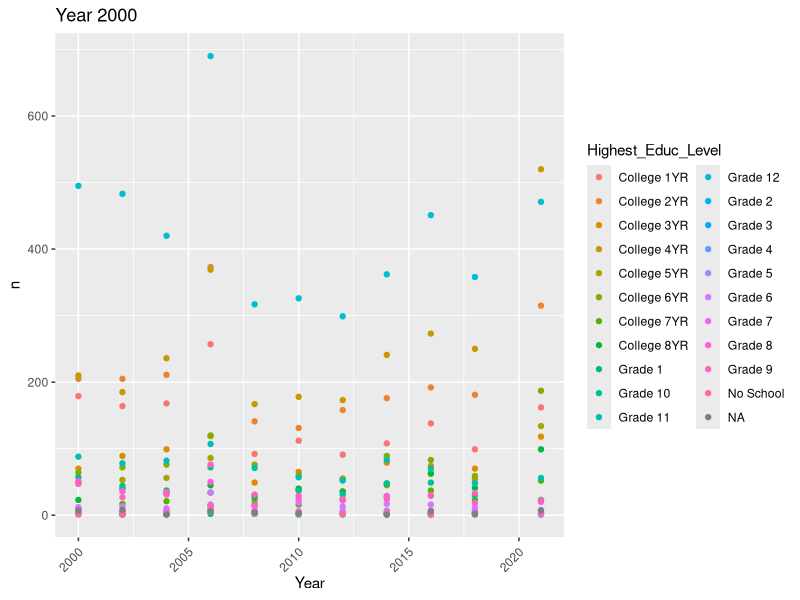
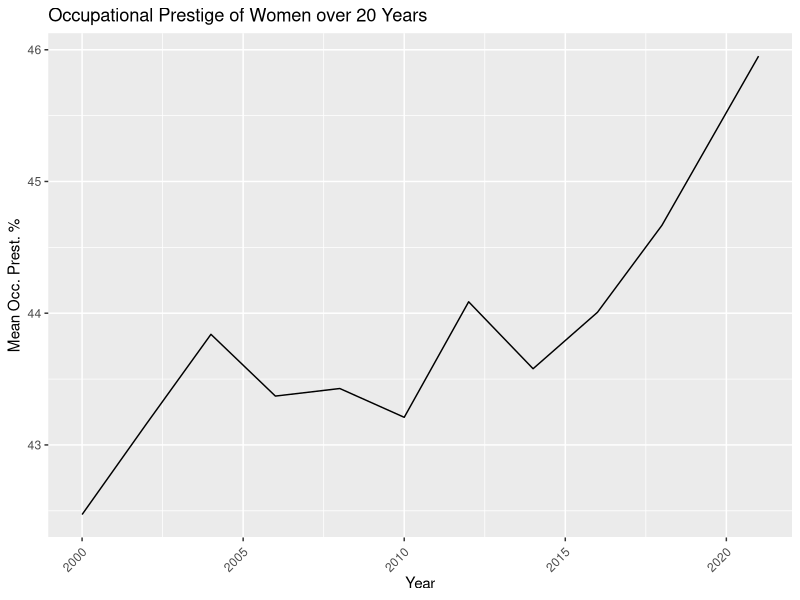
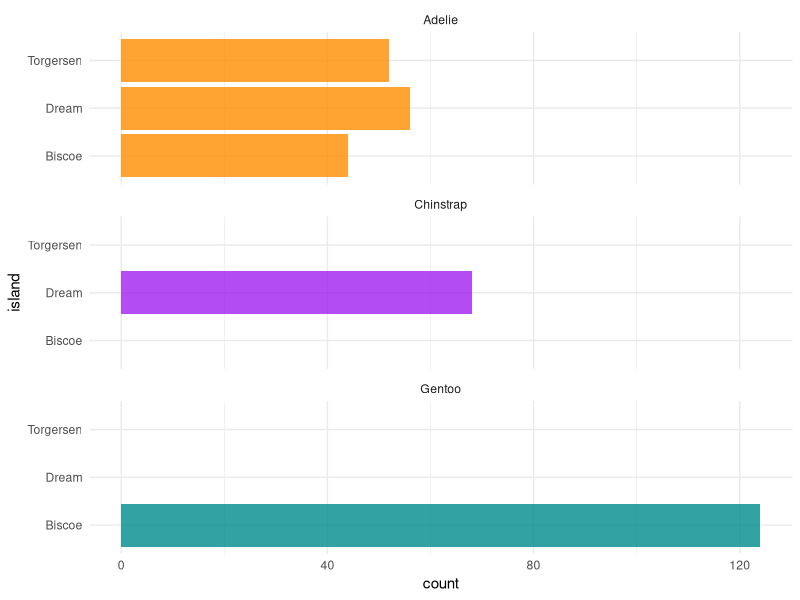
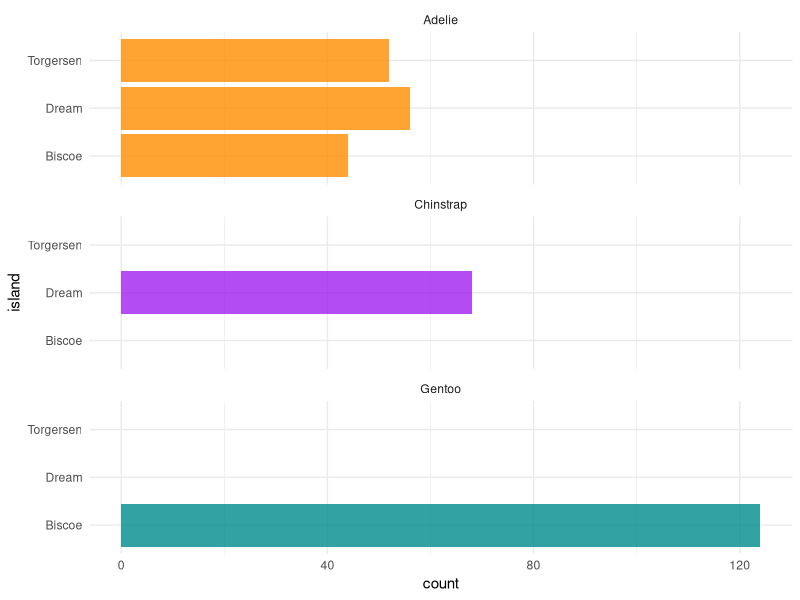

These charts were generated, in order, by the following R code:
## ---- chunk 1
#| include: false
#| warning: false
#| message: false

#### Initialize quarto workspace by reading csv's ####
library(tidyverse)
library(here)

gss2000_cleaned <- read.csv(here::here("outputs/data/gss2000_cleaned.csv"))
gss2002_cleaned <- read.csv(here::here("outputs/data/gss2002_cleaned.csv"))
gss2004_cleaned <- read.csv(here::here("outputs/data/gss2004_cleaned.csv"))
gss2006_cleaned <- read.csv(here::here("outputs/data/gss2006_cleaned.csv"))
gss2008_cleaned <- read.csv(here::here("outputs/data/gss2008_cleaned.csv"))
gss2010_cleaned <- read.csv(here::here("outputs/data/gss2010_cleaned.csv"))
gss2012_cleaned <- read.csv(here::here("outputs/data/gss2012_cleaned.csv"))
gss2014_cleaned <- read.csv(here::here("outputs/data/gss2014_cleaned.csv"))
gss2016_cleaned <- read.csv(here::here("outputs/data/gss2016_cleaned.csv"))
gss2018_cleaned <- read.csv(here::here("outputs/data/gss2018_cleaned.csv"))
gss2021_cleaned <- read.csv(here::here("outputs/data/gss2021_cleaned.csv"))

merged_gss <- read.csv(here::here("outputs/data/merged_gss.csv"))

## ---- chunk 2
library(tidyverse) 

## kind of an ugly graph buuuut yea ##

merged_gss |> group_by(Year) |> count(Highest_Educ_Level) |>
  ggplot(aes(x = Year, y = n, color = Highest_Educ_Level)) +
  geom_point() +
  theme(axis.text.x = element_text(angle = 45, vjust = 0.9, hjust=1)) +
  labs(
    title = "Year 2000"
  ) 

## ---- chunk 3
library(tidyverse) 

## kind of an ugly graph buuuut yea ##

merged_gss |> group_by(Year) |> summarize(mean = mean(Occupational_Prestige_Pct, na.rm = TRUE)) |>
  ggplot(aes(x = Year, y = mean)) +
  geom_line() +
  theme(axis.text.x = element_text(angle = 45, vjust = 0.9, hjust=1)) +
  labs(
    title = "Occupational Prestige of Women over 20 Years",
    x = "Year",
    y = "Mean Occ. Prest. %"
  ) 

## ---- chunk 4
#| label: fig-bills
#| fig-cap: Bills of penguins
#| echo: false

ggplot(penguins, aes(x = island, fill = species)) +
  geom_bar(alpha = 0.8) +
  scale_fill_manual(values = c("darkorange","purple","cyan4"),
                    guide = "none") +
  theme_minimal() +
  facet_wrap(~species, ncol = 1) +
  coord_flip()
## ---- chunk 5
#| label: fig-billssssss
#| fig-cap: More bills of penguins
#| echo: false
#| fig-width: 8
#| fig-height: 4

ggplot(penguins, aes(x = island, fill = species)) +
  geom_bar(alpha = 0.8) +
  scale_fill_manual(values = c("darkorange","purple","cyan4"),
                    guide = "none") +
  theme_minimal() +
  facet_wrap(~species, ncol = 1) +
  coord_flip()
